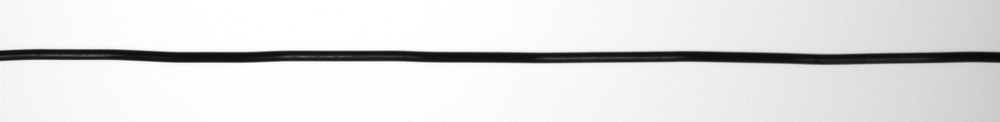
#> input picture res/oriBad.png, 1000 x 122 px, shrunk from 2452 x 300 before the run
$ python TestCannyPara.py
#> lines starting #> are read from the running program, lines starting #| are printed output that depends on the picture; after the words box and inside, x2 and y2 are one past the last pixel; in counts of white or black regions, pixels touching at a corner belong together
#!/usr/bin/python
# -*- coding:utf-8 -*-

import cv2
import numpy as np

oriImg = cv2.imread("./res/oriBad.png", 0)
#> oriImg is the input picture: shape (122, 1000); min 10, max 255, mean 223.9
cv2.imshow("origin", oriImg)

blurImg = cv2.GaussianBlur(oriImg, (3, 3), 0)
cv2.imshow("blurImg", blurImg)

ret, binaryBlurImg = cv2.threshold(blurImg, 125, 255, cv2.THRESH_BINARY)
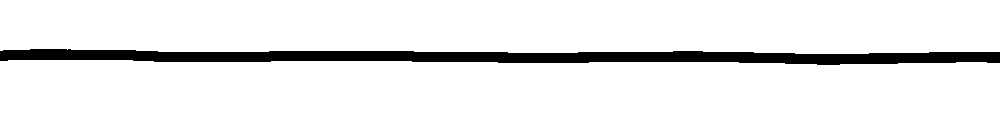
#> binaryBlurImg: shape (122, 1000); 91.6% white; 1 black region, box (x1, y1, x2, y2) and area: (0, 49, 1000, 65) 10224
ret, binaryImg = cv2.threshold(oriImg, 125, 255, cv2.THRESH_BINARY)
#> binaryImg: shape (122, 1000); 91.6% white; 1 black region, box (x1, y1, x2, y2) and area: (0, 49, 1000, 65) 10292
cv2.imshow("binaryBlurImg", binaryBlurImg)
cv2.imshow("binaryImg", binaryImg)
cv2.waitKey(0)

$ run again, with res/1218-1.bmp saved as res/oriBad.png
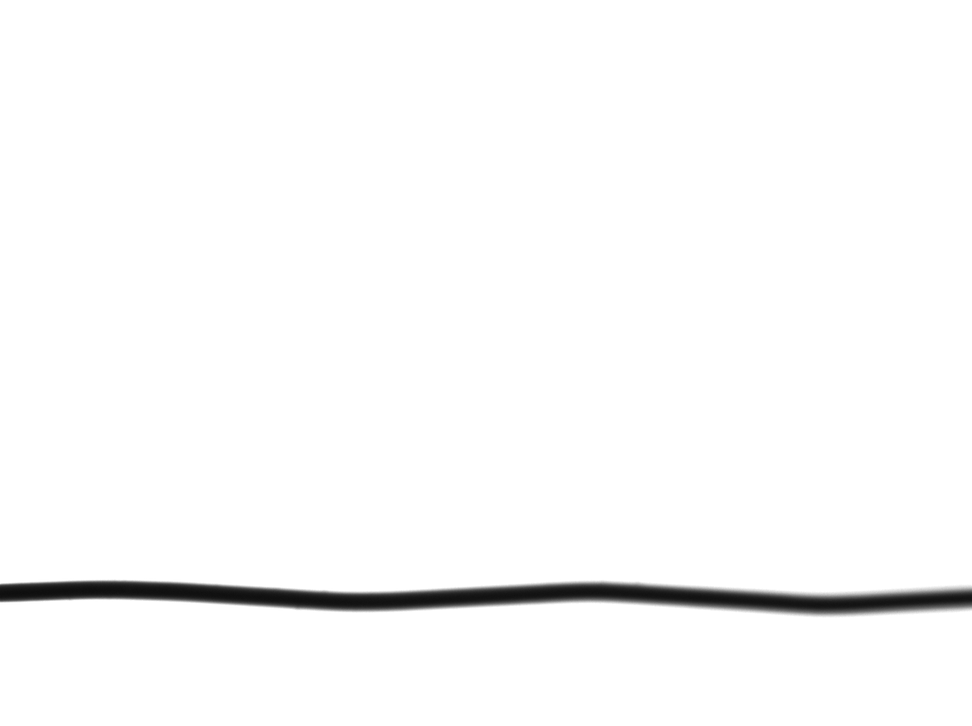
#> input picture res/1218-1.bmp, 972 x 726 px, shrunk from 1292 x 964 before the run
#> oriImg is the input picture: shape (726, 972); min 13, max 255, mean 249.7
#> `ret, binaryBlurImg = cv2.threshold(blurImg, 125, 255, cv2.THRESH_BINARY)`:
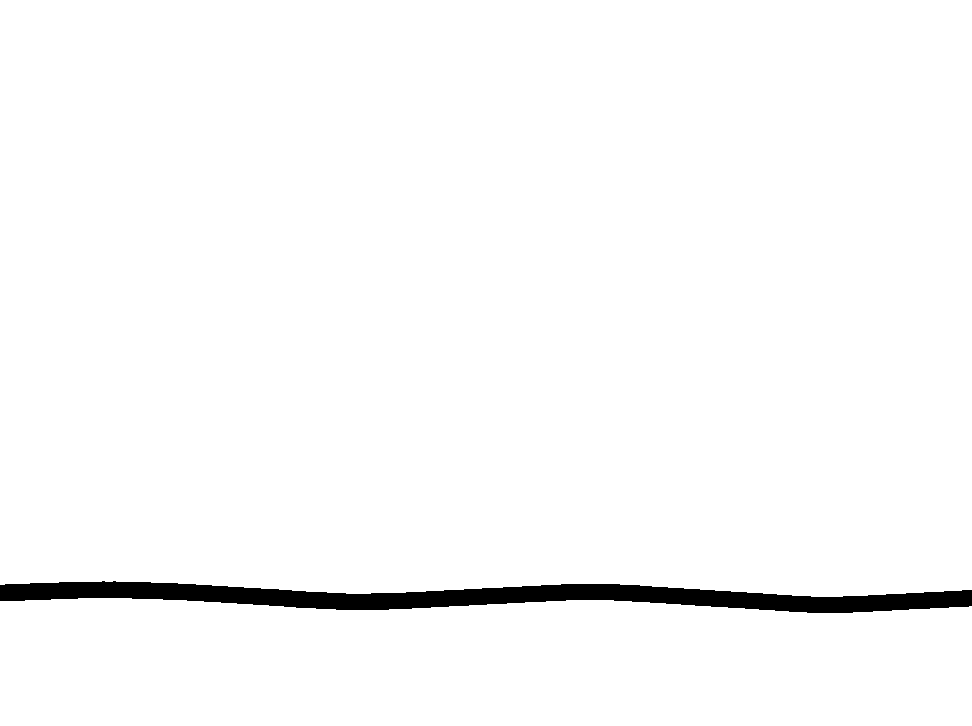
#> binaryBlurImg: shape (726, 972); 97.7% white; 1 black region, box (x1, y1, x2, y2) and area: (0, 581, 972, 613) 15891
#> binaryImg: shape (726, 972); 97.7% white; 1 black region, box (x1, y1, x2, y2) and area: (0, 581, 972, 613) 16000
